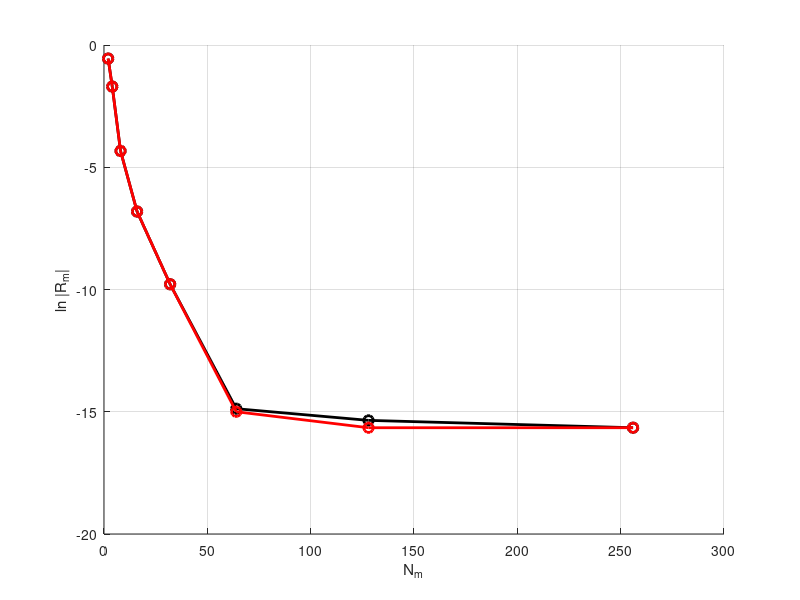

The MATLAB source for this figure:
clc
clear all
close all
%%
N_trapz = [2 4 8 16 32 64 128 256];
I_trapz = [ 0.37130429265798032
            0.28472329634826737
            0.29051436415184395
            0.29050094109582197
            0.29050089612216462
            0.29050089616991714
            0.29050089616991764
            0.29050089616991757
          ];
      
I_trapz_new = [0.37130429265798032
0.28472329634826743
0.29051436415184406
0.29050094109582197
0.29050089612216456
0.29050089616991726
0.29050089616991759
0.29050089616991759];

I_prec = 0.29050089616991753;
figure, grid on, hold on
plot(N_trapz, log10(I_trapz./I_prec - 1),'k-o','MarkerSize', 7, 'linewidth', 2);
plot(N_trapz, log10(I_trapz_new./I_prec - 1),'r-o','MarkerSize', 7, 'linewidth', 2);
xlabel('N_m'); ylabel('ln |R_m|');
% title('trapz')
%%
N_quad = [2 4 8 16 32 64 128];
I_quad = [0.19814230003855449
          0.29630543195542058
          0.29048751803979989
          0.29050085114850727
          0.29050089621766995
          0.29050089616991781
          0.29050089616991759
         ];
     
% figure, grid on, hold on
% plot(N_quad,log10(I_quad./I_prec - 1),'k-s','MarkerSize', 7, 'linewidth', 2);
% xlabel('N_m'); ylabel('ln |R_m|');
% title('quad')
%%
N_simpson = [4 8 16 32 64 128 256];
I_simpson = [0.2558629642450298
            0.29244472008636951
            0.29049646674381457
            0.29050088113094552
            0.29050089618583486
            0.29050089616991759
            0.29050089616991759
             ];

% figure, grid on, hold on
% plot(N_simpson,log10(I_simpson./I_prec - 1),'k-d','MarkerSize', 7, 'linewidth', 2);
% xlabel('2N_m'); ylabel('ln |R_m|');
% title('simpson
% axis([0 64 -16 0]);